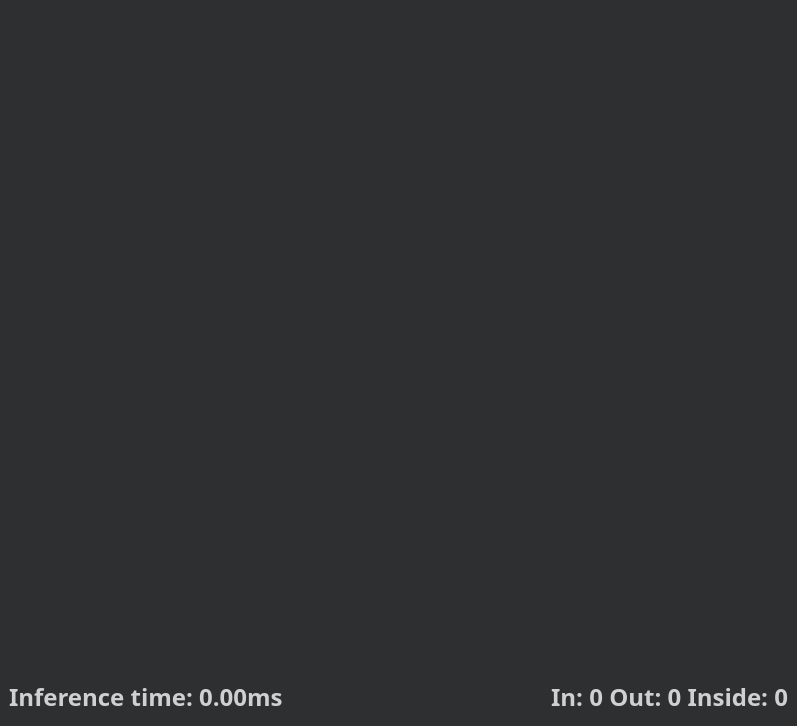
<?xml version="1.0" encoding="UTF-8"?>
<ui version="4.0">
 <class>MainWindow</class>
 <widget class="QMainWindow" name="MainWindow">
  <property name="geometry">
   <rect>
    <x>0</x>
    <y>0</y>
    <width>797</width>
    <height>726</height>
   </rect>
  </property>
  <property name="sizePolicy">
   <sizepolicy hsizetype="Maximum" vsizetype="Maximum">
    <horstretch>0</horstretch>
    <verstretch>0</verstretch>
   </sizepolicy>
  </property>
  <property name="minimumSize">
   <size>
    <width>640</width>
    <height>480</height>
   </size>
  </property>
  <property name="baseSize">
   <size>
    <width>740</width>
    <height>580</height>
   </size>
  </property>
  <property name="palette">
   <palette>
    <active>
     <colorrole role="WindowText">
      <brush brushstyle="SolidPattern">
       <color alpha="255">
        <red>255</red>
        <green>255</green>
        <blue>255</blue>
       </color>
      </brush>
     </colorrole>
     <colorrole role="Button">
      <brush brushstyle="SolidPattern">
       <color alpha="255">
        <red>72</red>
        <green>72</green>
        <blue>72</blue>
       </color>
      </brush>
     </colorrole>
     <colorrole role="Light">
      <brush brushstyle="SolidPattern">
       <color alpha="255">
        <red>108</red>
        <green>108</green>
        <blue>108</blue>
       </color>
      </brush>
     </colorrole>
     <colorrole role="Midlight">
      <brush brushstyle="SolidPattern">
       <color alpha="255">
        <red>90</red>
        <green>90</green>
        <blue>90</blue>
       </color>
      </brush>
     </colorrole>
     <colorrole role="Dark">
      <brush brushstyle="SolidPattern">
       <color alpha="255">
        <red>36</red>
        <green>36</green>
        <blue>36</blue>
       </color>
      </brush>
     </colorrole>
     <colorrole role="Mid">
      <brush brushstyle="SolidPattern">
       <color alpha="255">
        <red>48</red>
        <green>48</green>
        <blue>48</blue>
       </color>
      </brush>
     </colorrole>
     <colorrole role="Text">
      <brush brushstyle="SolidPattern">
       <color alpha="255">
        <red>255</red>
        <green>255</green>
        <blue>255</blue>
       </color>
      </brush>
     </colorrole>
     <colorrole role="BrightText">
      <brush brushstyle="SolidPattern">
       <color alpha="255">
        <red>255</red>
        <green>255</green>
        <blue>255</blue>
       </color>
      </brush>
     </colorrole>
     <colorrole role="ButtonText">
      <brush brushstyle="SolidPattern">
       <color alpha="255">
        <red>255</red>
        <green>255</green>
        <blue>255</blue>
       </color>
      </brush>
     </colorrole>
     <colorrole role="Base">
      <brush brushstyle="SolidPattern">
       <color alpha="255">
        <red>0</red>
        <green>0</green>
        <blue>0</blue>
       </color>
      </brush>
     </colorrole>
     <colorrole role="Window">
      <brush brushstyle="SolidPattern">
       <color alpha="255">
        <red>72</red>
        <green>72</green>
        <blue>72</blue>
       </color>
      </brush>
     </colorrole>
     <colorrole role="Shadow">
      <brush brushstyle="SolidPattern">
       <color alpha="255">
        <red>0</red>
        <green>0</green>
        <blue>0</blue>
       </color>
      </brush>
     </colorrole>
     <colorrole role="AlternateBase">
      <brush brushstyle="SolidPattern">
       <color alpha="255">
        <red>36</red>
        <green>36</green>
        <blue>36</blue>
       </color>
      </brush>
     </colorrole>
     <colorrole role="ToolTipBase">
      <brush brushstyle="SolidPattern">
       <color alpha="255">
        <red>255</red>
        <green>255</green>
        <blue>220</blue>
       </color>
      </brush>
     </colorrole>
     <colorrole role="ToolTipText">
      <brush brushstyle="SolidPattern">
       <color alpha="255">
        <red>0</red>
        <green>0</green>
        <blue>0</blue>
       </color>
      </brush>
     </colorrole>
    </active>
    <inactive>
     <colorrole role="WindowText">
      <brush brushstyle="SolidPattern">
       <color alpha="255">
        <red>208</red>
        <green>208</green>
        <blue>208</blue>
       </color>
      </brush>
     </colorrole>
     <colorrole role="Button">
      <brush brushstyle="SolidPattern">
       <color alpha="255">
        <red>64</red>
        <green>65</green>
        <blue>66</blue>
       </color>
      </brush>
     </colorrole>
     <colorrole role="Light">
      <brush brushstyle="SolidPattern">
       <color alpha="255">
        <red>255</red>
        <green>255</green>
        <blue>255</blue>
       </color>
      </brush>
     </colorrole>
     <colorrole role="Midlight">
      <brush brushstyle="SolidPattern">
       <color alpha="255">
        <red>227</red>
        <green>227</green>
        <blue>227</blue>
       </color>
      </brush>
     </colorrole>
     <colorrole role="Dark">
      <brush brushstyle="SolidPattern">
       <color alpha="255">
        <red>64</red>
        <green>65</green>
        <blue>66</blue>
       </color>
      </brush>
     </colorrole>
     <colorrole role="Mid">
      <brush brushstyle="SolidPattern">
       <color alpha="255">
        <red>160</red>
        <green>160</green>
        <blue>160</blue>
       </color>
      </brush>
     </colorrole>
     <colorrole role="Text">
      <brush brushstyle="SolidPattern">
       <color alpha="255">
        <red>208</red>
        <green>208</green>
        <blue>208</blue>
       </color>
      </brush>
     </colorrole>
     <colorrole role="BrightText">
      <brush brushstyle="SolidPattern">
       <color alpha="255">
        <red>255</red>
        <green>51</green>
        <blue>51</blue>
       </color>
      </brush>
     </colorrole>
     <colorrole role="ButtonText">
      <brush brushstyle="SolidPattern">
       <color alpha="255">
        <red>208</red>
        <green>208</green>
        <blue>208</blue>
       </color>
      </brush>
     </colorrole>
     <colorrole role="Base">
      <brush brushstyle="SolidPattern">
       <color alpha="255">
        <red>46</red>
        <green>47</green>
        <blue>48</blue>
       </color>
      </brush>
     </colorrole>
     <colorrole role="Window">
      <brush brushstyle="SolidPattern">
       <color alpha="255">
        <red>46</red>
        <green>47</green>
        <blue>48</blue>
       </color>
      </brush>
     </colorrole>
     <colorrole role="Shadow">
      <brush brushstyle="SolidPattern">
       <color alpha="255">
        <red>105</red>
        <green>105</green>
        <blue>105</blue>
       </color>
      </brush>
     </colorrole>
     <colorrole role="AlternateBase">
      <brush brushstyle="SolidPattern">
       <color alpha="255">
        <red>53</red>
        <green>54</green>
        <blue>55</blue>
       </color>
      </brush>
     </colorrole>
     <colorrole role="ToolTipBase">
      <brush brushstyle="SolidPattern">
       <color alpha="255">
        <red>64</red>
        <green>65</green>
        <blue>66</blue>
       </color>
      </brush>
     </colorrole>
     <colorrole role="ToolTipText">
      <brush brushstyle="SolidPattern">
       <color alpha="255">
        <red>208</red>
        <green>208</green>
        <blue>208</blue>
       </color>
      </brush>
     </colorrole>
    </inactive>
    <disabled>
     <colorrole role="WindowText">
      <brush brushstyle="SolidPattern">
       <color alpha="255">
        <red>36</red>
        <green>36</green>
        <blue>36</blue>
       </color>
      </brush>
     </colorrole>
     <colorrole role="Button">
      <brush brushstyle="SolidPattern">
       <color alpha="255">
        <red>72</red>
        <green>72</green>
        <blue>72</blue>
       </color>
      </brush>
     </colorrole>
     <colorrole role="Light">
      <brush brushstyle="SolidPattern">
       <color alpha="255">
        <red>108</red>
        <green>108</green>
        <blue>108</blue>
       </color>
      </brush>
     </colorrole>
     <colorrole role="Midlight">
      <brush brushstyle="SolidPattern">
       <color alpha="255">
        <red>90</red>
        <green>90</green>
        <blue>90</blue>
       </color>
      </brush>
     </colorrole>
     <colorrole role="Dark">
      <brush brushstyle="SolidPattern">
       <color alpha="255">
        <red>36</red>
        <green>36</green>
        <blue>36</blue>
       </color>
      </brush>
     </colorrole>
     <colorrole role="Mid">
      <brush brushstyle="SolidPattern">
       <color alpha="255">
        <red>48</red>
        <green>48</green>
        <blue>48</blue>
       </color>
      </brush>
     </colorrole>
     <colorrole role="Text">
      <brush brushstyle="SolidPattern">
       <color alpha="255">
        <red>36</red>
        <green>36</green>
        <blue>36</blue>
       </color>
      </brush>
     </colorrole>
     <colorrole role="BrightText">
      <brush brushstyle="SolidPattern">
       <color alpha="255">
        <red>255</red>
        <green>255</green>
        <blue>255</blue>
       </color>
      </brush>
     </colorrole>
     <colorrole role="ButtonText">
      <brush brushstyle="SolidPattern">
       <color alpha="255">
        <red>36</red>
        <green>36</green>
        <blue>36</blue>
       </color>
      </brush>
     </colorrole>
     <colorrole role="Base">
      <brush brushstyle="SolidPattern">
       <color alpha="255">
        <red>72</red>
        <green>72</green>
        <blue>72</blue>
       </color>
      </brush>
     </colorrole>
     <colorrole role="Window">
      <brush brushstyle="SolidPattern">
       <color alpha="255">
        <red>72</red>
        <green>72</green>
        <blue>72</blue>
       </color>
      </brush>
     </colorrole>
     <colorrole role="Shadow">
      <brush brushstyle="SolidPattern">
       <color alpha="255">
        <red>0</red>
        <green>0</green>
        <blue>0</blue>
       </color>
      </brush>
     </colorrole>
     <colorrole role="AlternateBase">
      <brush brushstyle="SolidPattern">
       <color alpha="255">
        <red>53</red>
        <green>54</green>
        <blue>55</blue>
       </color>
      </brush>
     </colorrole>
     <colorrole role="ToolTipBase">
      <brush brushstyle="SolidPattern">
       <color alpha="255">
        <red>64</red>
        <green>65</green>
        <blue>66</blue>
       </color>
      </brush>
     </colorrole>
     <colorrole role="ToolTipText">
      <brush brushstyle="SolidPattern">
       <color alpha="255">
        <red>208</red>
        <green>208</green>
        <blue>208</blue>
       </color>
      </brush>
     </colorrole>
    </disabled>
   </palette>
  </property>
  <property name="windowTitle">
   <string>PeopleCounter</string>
  </property>
  <property name="windowIcon">
   <iconset>
    <normaloff>pics/icon.png</normaloff>pics/icon.png</iconset>
  </property>
  <property name="autoFillBackground">
   <bool>false</bool>
  </property>
  <widget class="QWidget" name="centralwidget">
   <layout class="QVBoxLayout" name="verticalLayout">
    <item>
     <widget class="CVImageWidget" name="image" native="true">
      <property name="sizePolicy">
       <sizepolicy hsizetype="Preferred" vsizetype="Expanding">
        <horstretch>0</horstretch>
        <verstretch>0</verstretch>
       </sizepolicy>
      </property>
     </widget>
    </item>
    <item>
     <layout class="QHBoxLayout" name="horizontalLayout_4">
      <item>
       <widget class="QLabel" name="InferenceStatus">
        <property name="minimumSize">
         <size>
          <width>0</width>
          <height>40</height>
         </size>
        </property>
        <property name="font">
         <font>
          <family>Orbitron</family>
          <pointsize>18</pointsize>
          <bold>true</bold>
         </font>
        </property>
        <property name="text">
         <string>Inference time: 0.00ms</string>
        </property>
        <property name="textFormat">
         <enum>Qt::RichText</enum>
        </property>
        <property name="scaledContents">
         <bool>false</bool>
        </property>
        <property name="alignment">
         <set>Qt::AlignLeading|Qt::AlignLeft|Qt::AlignVCenter</set>
        </property>
       </widget>
      </item>
      <item>
       <widget class="QLabel" name="CounterStatus">
        <property name="minimumSize">
         <size>
          <width>0</width>
          <height>40</height>
         </size>
        </property>
        <property name="font">
         <font>
          <family>Orbitron</family>
          <pointsize>18</pointsize>
          <bold>true</bold>
         </font>
        </property>
        <property name="text">
         <string>In: 0 Out: 0 Inside: 0</string>
        </property>
        <property name="textFormat">
         <enum>Qt::RichText</enum>
        </property>
        <property name="alignment">
         <set>Qt::AlignRight|Qt::AlignTrailing|Qt::AlignVCenter</set>
        </property>
       </widget>
      </item>
     </layout>
    </item>
   </layout>
  </widget>
 </widget>
 <customwidgets>
  <customwidget>
   <class>CVImageWidget</class>
   <extends>QWidget</extends>
   <header>cvimagewidget.h</header>
   <container>1</container>
  </customwidget>
 </customwidgets>
 <resources/>
 <connections/>
</ui>
